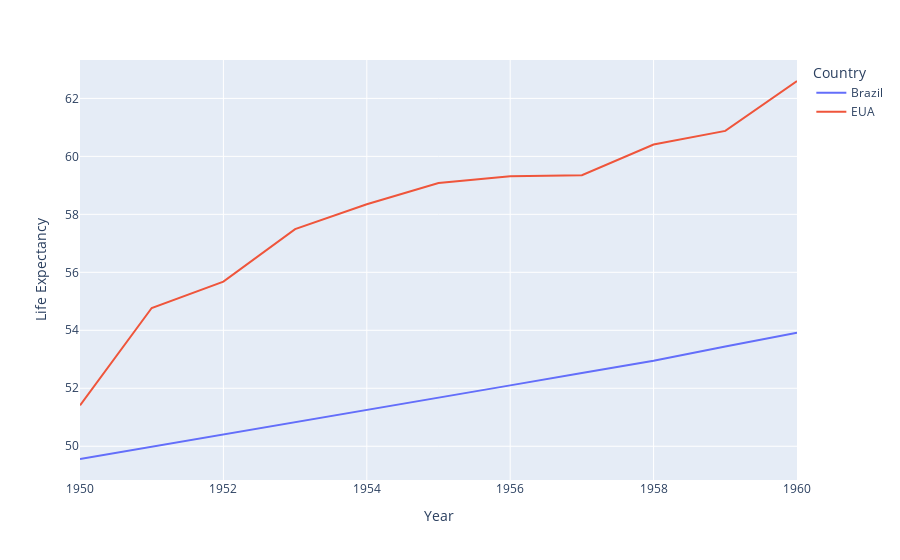

Notebook cell for this chart:
### Code cell
px.line(df,x='Year',y='Life Expectancy',color='Country')

### Figure 1 — Plotly figure (JSON) as saved in the notebook; plotly's stock layout.template omitted (floating-point values rounded to 4 significant figures)
{"data": [{"hovertemplate": "Country=Brazil<br>Year=%{x}<br>Life Expectancy=%{y}<extra></extra>", "legendgroup": "Brazil", "line": {"color": "#636efa", "dash": "solid"}, "mode": "lines", "name": "Brazil", "orientation": "v", "showlegend": true, "type": "scatter", "x": [1950, 1951, 1952, 1953, 1954, 1955, 1956, 1957, 1958, 1959, 1960], "xaxis": "x", "y": [49.56, 49.98, 50.41, 50.83, 51.25, 51.68, 52.1, 52.53, 52.95, 53.44, 53.92], "yaxis": "y"}, {"hovertemplate": "Country=EUA<br>Year=%{x}<br>Life Expectancy=%{y}<extra></extra>", "legendgroup": "EUA", "line": {"color": "#EF553B", "dash": "solid"}, "mode": "lines", "name": "EUA", "orientation": "v", "showlegend": true, "type": "scatter", "x": [1950, 1951, 1952, 1953, 1954, 1955, 1956, 1957, 1958, 1959, 1960], "xaxis": "x", "y": [51.41, 54.77, 55.68, 57.49, 58.35, 59.08, 59.31, 59.35, 60.41, 60.88, 62.6], "yaxis": "y"}], "layout": {"legend": {"title": {"text": "Country"}, "tracegroupgap": 0}, "margin": {"t": 60}, "xaxis": {"anchor": "y", "domain": [0, 1], "title": {"text": "Year"}}, "yaxis": {"anchor": "x", "domain": [0, 1], "title": {"text": "Life Expectancy"}}}}
